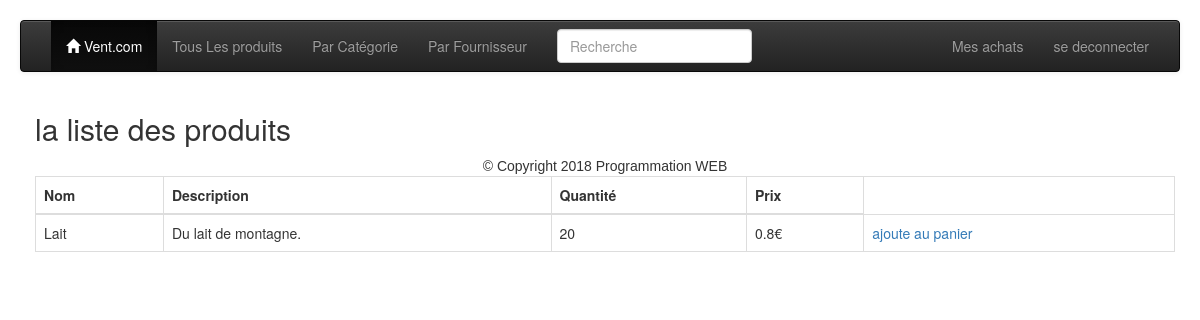
Page /rechercheclient.php?nom=Lait (signed in) on the committed database.
### tables this page shows
CREATE TABLE `produits` (
  `pid` int(11) NOT NULL,
  `nom` varchar(50) NOT NULL,
  `description` text NOT NULL,
  `qte` int(11) UNSIGNED NOT NULL,
  `prix` float UNSIGNED NOT NULL,
  `uid` int(11) NOT NULL,
  `ctid` int(11) NOT NULL
);

### auth/loader.php (called while the page is built, shortened)
<?php
spl_autoload_register(function ($class) {
    $path = explode('\\',$class);
    $class = array_pop($path);
});
$idm = new Pw\Auth\Identity\IdentityManager();

### auth/IdentityManager.php (called while the page is built, shortened)
<?php
class IdentityManager implements \ArrayAccess
{
    protected $storage;
    public function __construct(&$storage = null)
    {
        if (is_array($storage)) {
            $this->storage = &$storage;
        } elseif ($storage instanceof ArrayAccess) {
            $this->storage = $storage;
        } else {
            $this->storage = &$_SESSION;
        }
    }
    public function hasIdentity()
    {
        return isset($this->storage[self::IDKEY]) && isset($this->storage[self::IDKEY]['identity']);
    }
    public function getRole()
    {
        return $this->storage[self::IDKEY]['roles'][0];
    }
    public function hasRoles()
    {
        return $this->hasIdentity() && isset($this->storage[self::IDKEY]['roles']);
    }
}

### rechercheclient.php (the view, shortened to what this page needs)
<!DOCTYPE html>
<html>
<head>
<?php
require("auth/EtreAuthentifie.php");
$idm->getIdentity();
$idm->getUid();
$role = $idm->getRole();
?>
<?php if($role == 'acheteur'){?>
  <link rel="stylesheet" href="/lib/bootstrap.min.css">
  </head>
  <body>
<?php include("headerclient.php");?>
<div class="container">
  <h2>la liste des  produits </h2>
  <table class="table table-bordered">
    <thead>
      <tr>
        <th>Nom</th>
        <th>Description</th>
        <th>Quantité</th>
        <th>Prix</th>
      </tr>
    </thead>
<?php if(!isset($_GET['nom'])){
   echo "<P> ce produit n'exite pas</p>  ";
}else{
require("db_config.php");
try {
 $nom=$_GET['nom'];
 $db = new PDO("mysql:hostname=$hostname;dbname=$dbname",$username,$password);
 $db->setAttribute(PDO::ATTR_ERRMODE,PDO::ERRMODE_EXCEPTION);
 $SQL = "SELECT pid,nom,description,qte,prix FROM produits  WHERE  nom=? ";
 $st=$db->prepare($SQL);
 $st->execute([$nom]);
  if($st->rowCount()==0)
   echo "<P> cette categorie de produits n'exite pas";
   else {
   while ($row=$st->fetch()) {
    ?>
    <tbody>
      <tr>
       <td><?php echo htmlspecialchars($row['nom'])?></td>
       <td><?php echo htmlspecialchars($row['description'])?></td>
        <?php if($row['qte']==0){?>
      <td><?php echo 'épuisé'?></td>
      <?php }else{?>
       <td><?php echo $row['qte']?></td>
     <?php } ?>
       <td><?php echo $row['prix'] ,'' ,'€'?></td>
       <?php if($row['qte']==0){?>
       <td><?php echo 'indisponible'?></td>
      <?php }else{?>
       <td><?php echo "<a href='commande.php?pid=$row[pid]'>ajoute au panier</a>"?></td>
     <?php } ?>
      </tr>
    </tbody>
   <?php };
    }
} catch (Exception $e) {
 echo "Erreur SQL:".$e->getMessage();
}
include("footer.php");
}
}else{
  redirect("home.php");
}
?>
  </table>
</div>
</body>
</html>

### headerclient.php (style rules this page uses)
body { margin: 20px; }

### rows in the picture
produits: nom "Lait", description "Du lait de montagne.", qte "20", prix "0.8"
